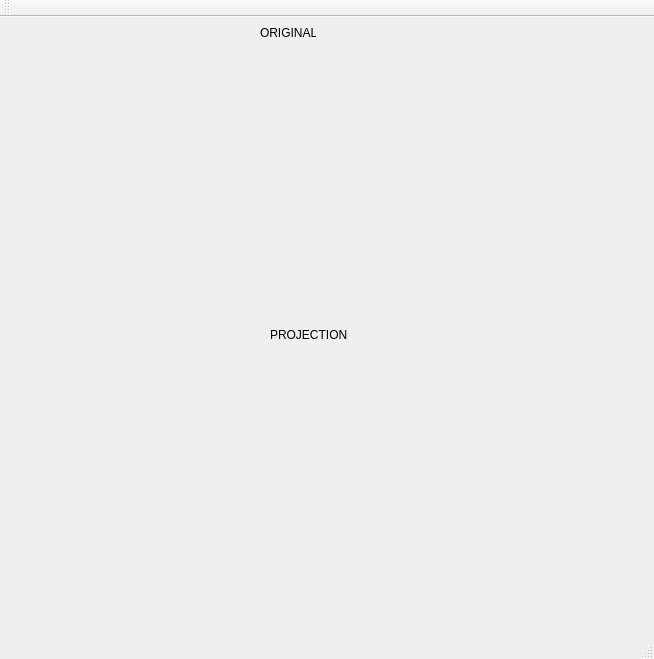
<?xml version="1.0" encoding="UTF-8"?>
<ui version="4.0">
 <class>QtGuiApplication2Class</class>
 <widget class="QMainWindow" name="QtGuiApplication2Class">
  <property name="geometry">
   <rect>
    <x>0</x>
    <y>0</y>
    <width>654</width>
    <height>659</height>
   </rect>
  </property>
  <property name="windowTitle">
   <string>QtGuiApplication2</string>
  </property>
  <widget class="QWidget" name="centralWidget">
   <widget class="QLabel" name="label_13">
    <property name="geometry">
     <rect>
      <x>260</x>
      <y>10</y>
      <width>56</width>
      <height>12</height>
     </rect>
    </property>
    <property name="text">
     <string>ORIGINAL</string>
    </property>
   </widget>
   <widget class="QLabel" name="label_14">
    <property name="geometry">
     <rect>
      <x>270</x>
      <y>310</y>
      <width>81</width>
      <height>16</height>
     </rect>
    </property>
    <property name="text">
     <string>PROJECTION</string>
    </property>
   </widget>
   <widget class="QWidget" name="horizontalLayoutWidget">
    <property name="geometry">
     <rect>
      <x>100</x>
      <y>30</y>
      <width>441</width>
      <height>131</height>
     </rect>
    </property>
    <layout class="QHBoxLayout" name="horizontalLayout">
     <item>
      <widget class="QLabel" name="label">
       <property name="text">
        <string/>
       </property>
      </widget>
     </item>
     <item>
      <widget class="QLabel" name="label_2">
       <property name="text">
        <string/>
       </property>
      </widget>
     </item>
     <item>
      <widget class="QLabel" name="label_3">
       <property name="text">
        <string/>
       </property>
      </widget>
     </item>
    </layout>
   </widget>
   <widget class="QWidget" name="horizontalLayoutWidget_3">
    <property name="geometry">
     <rect>
      <x>100</x>
      <y>470</y>
      <width>441</width>
      <height>131</height>
     </rect>
    </property>
    <layout class="QHBoxLayout" name="horizontalLayout_3">
     <item>
      <widget class="QLabel" name="label_10">
       <property name="text">
        <string/>
       </property>
      </widget>
     </item>
     <item>
      <widget class="QLabel" name="label_11">
       <property name="text">
        <string/>
       </property>
      </widget>
     </item>
     <item>
      <widget class="QLabel" name="label_12">
       <property name="text">
        <string/>
       </property>
      </widget>
     </item>
    </layout>
   </widget>
   <widget class="QWidget" name="horizontalLayoutWidget_2">
    <property name="geometry">
     <rect>
      <x>100</x>
      <y>170</y>
      <width>441</width>
      <height>131</height>
     </rect>
    </property>
    <layout class="QHBoxLayout" name="horizontalLayout_2">
     <item>
      <widget class="QLabel" name="label_4">
       <property name="text">
        <string/>
       </property>
      </widget>
     </item>
     <item>
      <widget class="QLabel" name="label_5">
       <property name="text">
        <string/>
       </property>
      </widget>
     </item>
     <item>
      <widget class="QLabel" name="label_6">
       <property name="text">
        <string/>
       </property>
      </widget>
     </item>
    </layout>
   </widget>
   <widget class="QWidget" name="horizontalLayoutWidget_4">
    <property name="geometry">
     <rect>
      <x>100</x>
      <y>330</y>
      <width>441</width>
      <height>131</height>
     </rect>
    </property>
    <layout class="QHBoxLayout" name="horizontalLayout_4">
     <item>
      <widget class="QLabel" name="label_7">
       <property name="text">
        <string/>
       </property>
      </widget>
     </item>
     <item>
      <widget class="QLabel" name="label_8">
       <property name="text">
        <string/>
       </property>
      </widget>
     </item>
     <item>
      <widget class="QLabel" name="label_9">
       <property name="text">
        <string/>
       </property>
      </widget>
     </item>
    </layout>
   </widget>
  </widget>
  <widget class="QMenuBar" name="menuBar">
   <property name="geometry">
    <rect>
     <x>0</x>
     <y>0</y>
     <width>654</width>
     <height>21</height>
    </rect>
   </property>
  </widget>
  <widget class="QToolBar" name="mainToolBar">
   <attribute name="toolBarArea">
    <enum>TopToolBarArea</enum>
   </attribute>
   <attribute name="toolBarBreak">
    <bool>false</bool>
   </attribute>
  </widget>
  <widget class="QStatusBar" name="statusBar"/>
 </widget>
 <layoutdefault spacing="6" margin="11"/>
 <resources>
  <include location="QtGuiApplication2.qrc"/>
 </resources>
 <connections/>
</ui>
